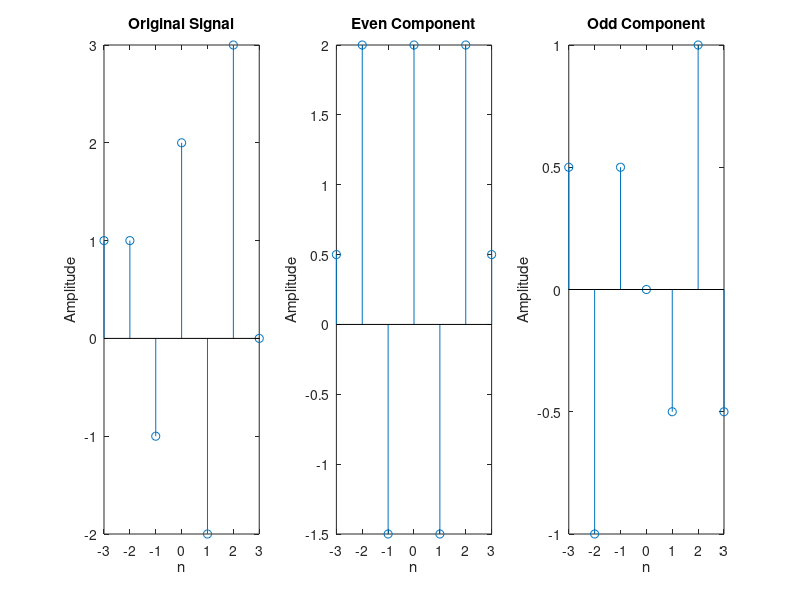

Reproduce this figure in MATLAB.
% PRACTICAL 4.5: Even and Odd Components of a Signal
clc;
clear;
close all;

n = -3:3;
x = [1, 1, -1, 2, -2, 3, 0];

% Even and odd parts
xe = (x + fliplr(x)) / 2;     % (x(n) + x(-n)) / 2
xo = (x - fliplr(x)) / 2;     % (x(n) - x(-n)) / 2

subplot(1,3,1); stem(n, x);
title('Original Signal');
xlabel('n'); ylabel('Amplitude');

subplot(1,3,2); stem(n, xe);
title('Even Component');
xlabel('n'); ylabel('Amplitude');

subplot(1,3,3); stem(n, xo);
title('Odd Component');
xlabel('n'); ylabel('Amplitude');
